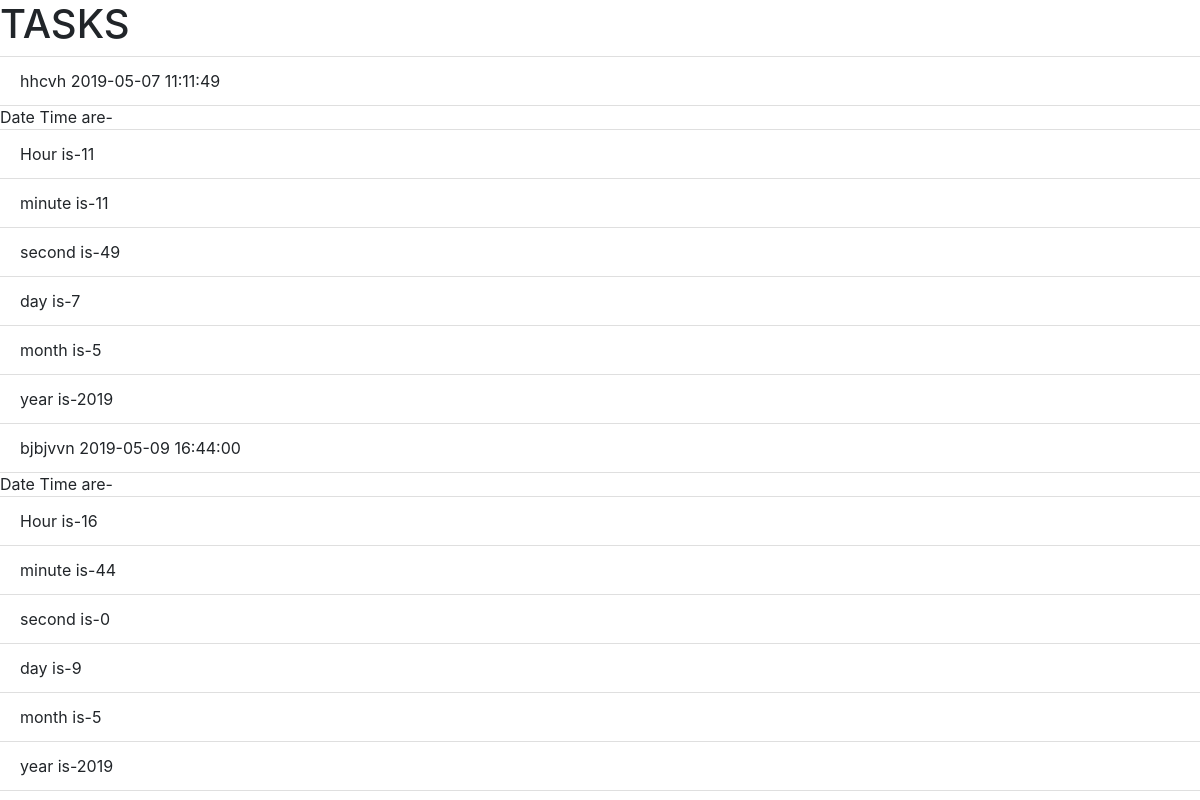
/tasklist, run on an earlier commit of the app's database.
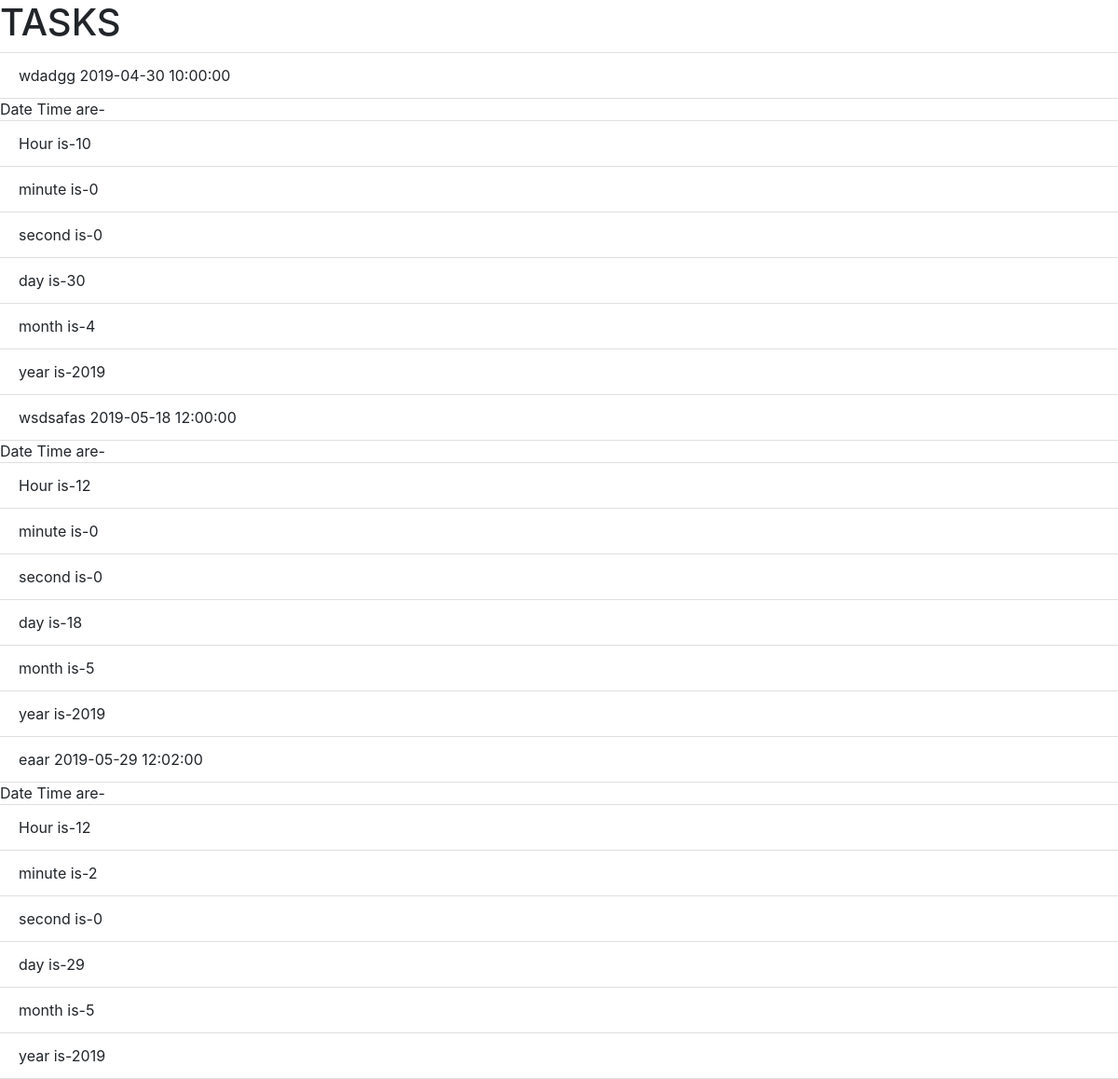
And on a later commit of the database.
### todo.py (models this page shows, shortened)
class Todo(db.Model):
	id=db.Column(db.Integer, primary_key=True, nullable=False)
	task=db.Column(db.Text, nullable=False)
	date_time=db.Column(db.DateTime, unique=True)

### todo.py (the view)
@app.route("/tasklist")
def display():
	tasks=Todo.query.all()
	return render_template('tasklist.html',tasks=tasks)

### templates/tasklist.html (shortened to what this page needs)
<html>
<head><title>TASKS</title>
<link rel="stylesheet" href="https://stackpath.bootstrapcdn.com/bootstrap/4.3.1/css/bootstrap.min.css">
</head>
<body>
	<h1>TASKS</h1>
	<ul class="list-group list-group-flush" id="task-list">
	{% for todo in tasks %}
		<li class="list-group-item" id="task">{{todo.task}}  {{todo.date_time}}</li>
		Date Time are-
		<li class="list-group-item" id="deadline-hour">Hour is-{{todo.date_time.hour}}</li>
		<li class="list-group-item" id="deadline-minute">minute is-{{todo.date_time.minute}}</li>
		<li class="list-group-item" id="deadline-second">second is-{{todo.date_time.second}}</li>
		<li class="list-group-item" id="deadline-day">day is-{{todo.date_time.day}}</li>
		<li class="list-group-item" id="deadline-month">month is-{{todo.date_time.month}}</li>
		<li class="list-group-item" id="deadline-year">year is-{{todo.date_time.year}}</li>
	{% endfor %}
</ul>
</body>
</html>

What changed in the data, as far as the page shows it:
changed Todo: task "hhcvh" → "wdadgg"; date_time "2019-05-07 11:11:49" → "2019-04-30 10:00:00"; date_time.hour "11" → "10"; date_time.minute "11" → "0"; date_time.second "49" → "0"; date_time.day "7" → "30"; date_time.month "5" → "4"
changed Todo: task "bjbjvvn" → "wsdsafas"; date_time "2019-05-09 16:44:00" → "2019-05-18 12:00:00"; date_time.hour "16" → "12"; date_time.minute "44" → "0"; date_time.day "9" → "18"
added Todo: task "eaar", date_time "2019-05-29 12:02:00", date_time.hour "12", date_time.minute "2", date_time.second "0", date_time.day "29", date_time.month "5", date_time.year "2019"
